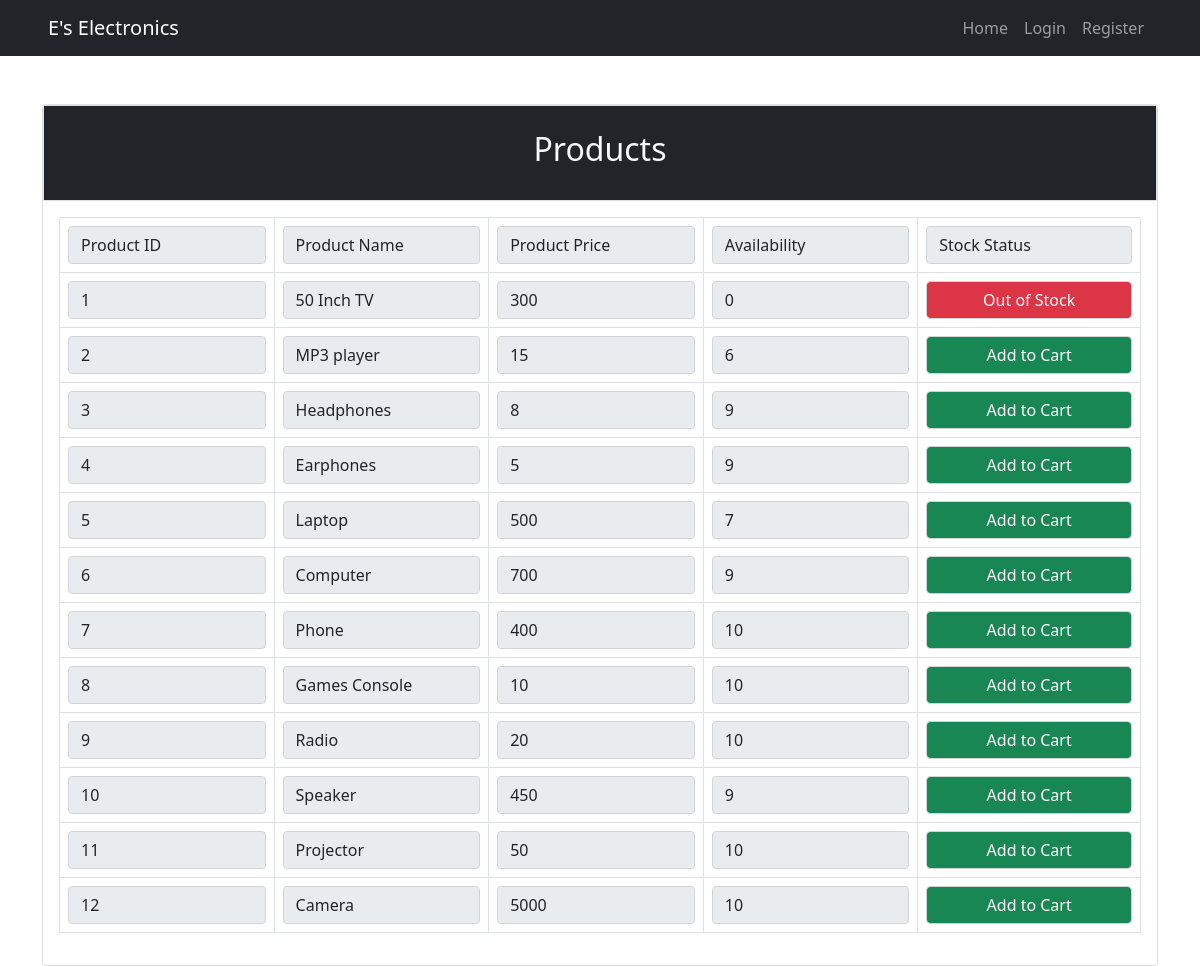
The page / on the database its author committed.
### tables this page shows
CREATE TABLE products(
    product_id INTEGER PRIMARY KEY AUTOINCREMENT,
    product_name VARCHAR(50),
    product_price VARCHAR(50),
    availability INTEGER
  );

### app.py (the view)
@app.route('/', methods=['GET', 'POST'])
def homepage():
    if 'email' in session:
        if request.method == "GET":          # if Email is already in session
            g.email = session['email']        # Then store it in g
            products = seed.FetchProducts()
            return render_template('homepage.html',session=session,products = products)
        elif request.method == 'POST':      # When a post request is send to the homepage
            product_id = request.form['action']
            productName,productPrice = seed.FetchProduct(product_id,)
            resp = seed.InsertAddCart(product_id,productName,productPrice, session['email'])
            if (resp):        # if resp is True
                flash("Item added to cart!","success")
                return redirect(url_for('homepage'))
            else:     # Else
                flash("Item not added in cart", "danger")
                return redirect(url_for('homepage'))
        else:
            flash("Login your Account!","warning" )
            return redirect(url_for("login"))
    elif request.method == "POST":
        flash("Login to your account first ! ","warning")
        return redirect(url_for('login'))
    else:  # Else
        products = seed.FetchProducts()  # Fetch products
        return render_template("homepage.html",products = products)    # render homepage

### app.py (called while the page is built)
@app.after_request
def after_request(response):
    response.headers["Cache-Control"] = "no-cache, no-store, must-revalidate"
    return response

@app.after_request
def after_request(response):
    response.headers["Cache-Control"] = "no-cache, no-store, must-revalidate"
    return response

@app.after_request
def after_request(response):
    response.headers["Cache-Control"] = "no-cache, no-store, must-revalidate"
    return response

@ app.after_request
def after_request(response):
    response.headers["Cache-Control"] = "no-cache, no-store, must-revalidate"
    return response

### seed.py (called while the page is built)
def FetchProducts():
    connection = sqlite3.connect('eoin_electronics.db', check_same_thread=False)
    cursor = connection.cursor()
    products = []
    try:
        cursor.execute(
            "SELECT product_id,product_name,product_price,availability from products")
        result = cursor.fetchall()
        for product in result:
            products.append(product)
        connection.commit()
    except:
        pass
    cursor.close()
    connection.close()
    return products

### templates/homepage.html (shortened to what this page needs)
{% extends "user_default.html" %} {% block title %}Professor Info{%endblock%}  {%block content%}
<div class="container">
  <div class="card mt-5">
    <div class="card-heading border bg-dark text-light py-4 px-2">
      <h2 class="title text-center">Products</h2>
    </div>
    <div class="card-body">
      <div style="width: 100%">
        <div class="table-responsive">
          <table id="thetable" class="table table-bordered w-200">
            <thead class="thead-dark">
              <tr>
                <th scope="col">
                  <div class="form-group">
                    <input
                      type="text"
                      class="form-control"
                      value="Product ID"
                      readonly
                    />
                  </div>
                </th>
                <th scope="col">
                  <div class="form-group">
                    <input
                      type="text"
                      class="form-control"
                      value="Product Name"
                      readonly
                    />
                  </div>
                </th>
                <th scope="col">
                  <div class="form-group">
                    <input
                      type="text"
                      class="form-control"
                      value="Product Price"
                      readonly
                    />
                  </div>
                </th>
                <th scope="col">
                  <div class="form-group">
                    <input
                      type="text"
                      class="form-control"
                      value="Availability"
                      readonly
                    />
                  </div>
                </th>
                <th scope="col">
                  <div class="form-group">
                    <input
                      type="text"
                      class="form-control"
                      value="Stock Status"
                      readonly
                    />
                  </div>
                </th>
              </tr>
            </thead>
            <tbody id="tbody">
              {% for product in products %}
              <tr name="{{product[0]}}">
                <td scope="row">
                  <div class="form-group">
                    <input
                      type="text"
                      name="productID"
                      class="form-control"
                      value="{{product[0]}}"
                      readonly
                    />
                  </div>
                </td>
                <td>
                  <div class="form-group">
                    <input
                      type="text"
                      name="productName"
                      class="form-control"
                      value="{{product[1]}}"
                      readonly
                    />
                  </div>
                </td>
                <td>
                  <div class="form-group">
                    <input
                      type="text"
                      name="productPrice"
                      class="form-control"
                      value="{{product[2]}}"
                      readonly
                    />
                  </div>
                </td>
                <td>
                  <div class="form-group">
                    <input
                      type="text"
                      name="availability"
                      class="form-control"
                      value="{{product[3]}}"
                      readonly
                    />
                  </div>
                </td>
                <td>
                  <div class="form-group">
                    {% if (product[3] > 0) %}
                    <form action="/" method="POST">
                      <button
                        type="submit"
                        class="form-control bg-success text-white"
                        name="action"
                        value="{{product[0]}}"
                      >
                        Add to Cart
                      </button>
                    </form>
                    {% else %}
                    <input
                      type="text"
                      class="form-control bg-danger text-white text-center"
                      value="Out of Stock"
                      readonly
                    />
                    {% endif %}
                  </div>
                </td>
              </tr>
              {% endfor %}
            </tbody>
          </table>
        </div>
      </div>
    </div>
  </div>
</div>
{%endblock%}

### templates/user_default.html (shortened to what this page needs)
<!DOCTYPE html>
<html lang="en">
  <head>
    <link
      href="{{ url_for('static', filename='css/style.css') }}"
      rel="stylesheet"
    />
    <link
      href="https://cdn.jsdelivr.net/npm/bootstrap@5.0.0/dist/css/bootstrap.min.css"
      rel="stylesheet"
    />
  </head>
  <body class="bg-gra-01">
    <nav class="navbar navbar-expand-lg navbar-dark bg-dark px-5">
      <a class="navbar-brand" href="/">E's Electronics </a>
      <div class="collapse navbar-collapse" id="navbarNav">
        <ul class="navbar-nav ms-auto">
          <li class="nav-item">
            <a class="nav-link" href="/">Home</a>
          </li>
           {% if not session['email']%}
          <li class="nav-item">
            <a class="nav-link" href="/login">Login</a>
          </li>
          <li class="nav-item">
            <a class="nav-link" href="/signup">Register</a>
          </li>
          {% endif %}
        </ul>
      </div>
    </nav>
    {% block content %} {%endblock%}
  </body>
</html>

### static/css/style.css (style rules this page uses)
a { text-decoration: none !important; }

### rows shown on the page
products: productID "1", productName "50 Inch TV", productPrice "300", availability "0"
products: productID "2", productName "MP3 player", productPrice "15", availability "6"
products: productID "3", productName "Headphones", productPrice "8", availability "9"
products: productID "4", productName "Earphones", productPrice "5", availability "9"
products: productID "5", productName "Laptop", productPrice "500", availability "7"
products: productID "6", productName "Computer", productPrice "700", availability "9"
products: productID "7", productName "Phone", productPrice "400", availability "10"
products: productID "8", productName "Games Console", productPrice "10", availability "10"
products: productID "9", productName "Radio", productPrice "20", availability "10"
products: productID "10", productName "Speaker", productPrice "450", availability "9"
products: productID "11", productName "Projector", productPrice "50", availability "10"
products: productID "12", productName "Camera", productPrice "5000", availability "10"
